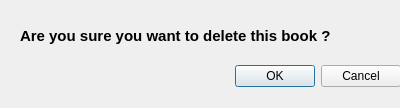
<?xml version="1.0" encoding="UTF-8"?>
<ui version="4.0">
 <class>Dialog</class>
 <widget class="QDialog" name="Dialog">
  <property name="geometry">
   <rect>
    <x>0</x>
    <y>0</y>
    <width>400</width>
    <height>108</height>
   </rect>
  </property>
  <property name="windowTitle">
   <string>delete_book_Dialog</string>
  </property>
  <widget class="QDialogButtonBox" name="delete_dialog">
   <property name="geometry">
    <rect>
     <x>60</x>
     <y>60</y>
     <width>341</width>
     <height>32</height>
    </rect>
   </property>
   <property name="orientation">
    <enum>Qt::Horizontal</enum>
   </property>
   <property name="standardButtons">
    <set>QDialogButtonBox::Cancel|QDialogButtonBox::Ok</set>
   </property>
  </widget>
  <widget class="QLabel" name="label">
   <property name="geometry">
    <rect>
     <x>20</x>
     <y>0</y>
     <width>351</width>
     <height>71</height>
    </rect>
   </property>
   <property name="font">
    <font>
     <pointsize>11</pointsize>
     <weight>75</weight>
     <bold>true</bold>
    </font>
   </property>
   <property name="text">
    <string>Are you sure you want to delete this book ?</string>
   </property>
  </widget>
 </widget>
 <resources/>
 <connections>
  <connection>
   <sender>delete_dialog</sender>
   <signal>accepted()</signal>
   <receiver>Dialog</receiver>
   <slot>accept()</slot>
   <hints>
    <hint type="sourcelabel">
     <x>248</x>
     <y>254</y>
    </hint>
    <hint type="destinationlabel">
     <x>157</x>
     <y>274</y>
    </hint>
   </hints>
  </connection>
  <connection>
   <sender>delete_dialog</sender>
   <signal>rejected()</signal>
   <receiver>Dialog</receiver>
   <slot>reject()</slot>
   <hints>
    <hint type="sourcelabel">
     <x>316</x>
     <y>260</y>
    </hint>
    <hint type="destinationlabel">
     <x>286</x>
     <y>274</y>
    </hint>
   </hints>
  </connection>
 </connections>
</ui>
